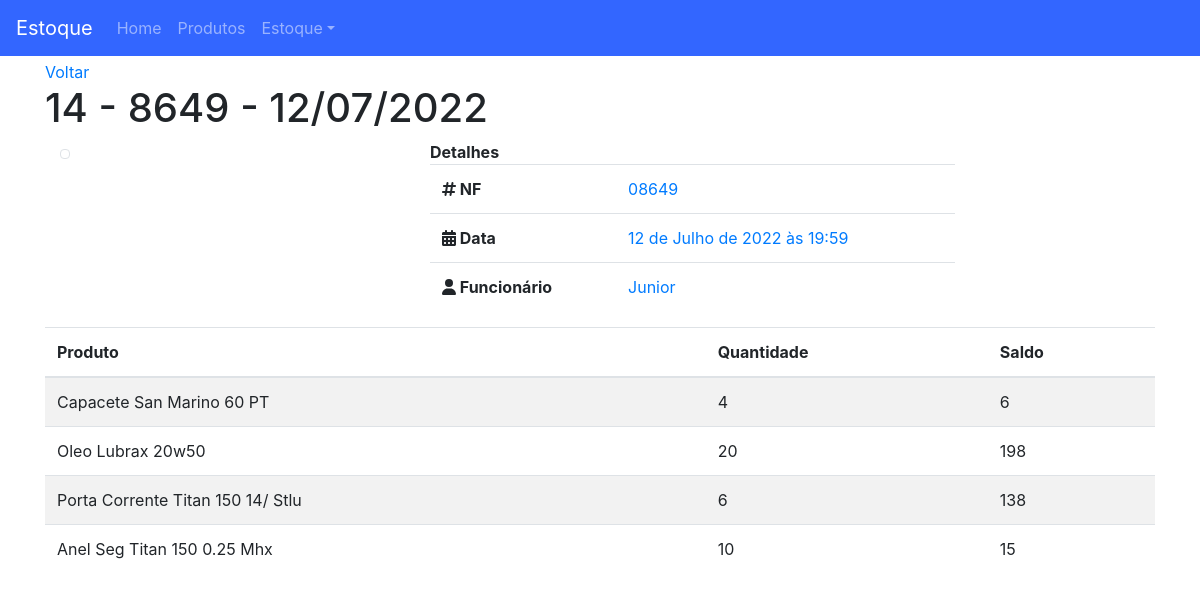
Page /estoque/14/ on the committed database.
### estoque/models.py (models this page shows, shortened)
class Estoque(TimeStampedModel):
    funcionario = models.ForeignKey(User, on_delete=models.CASCADE)
    nf = models.PositiveIntegerField('Nota fiscal', null=True, blank=True)
    movimento = models.CharField(max_length=1, choices=MOVIMENTO, blank=True)
    class Meta:
        ordering = ('pk',)
    def __str__(self):
        if self.nf:
            return f'{self.pk} - {self.nf} - {self.created.strftime("%d/%m/%Y")}'
        return f'{self.pk} - {self.created.strftime("%d/%m/%Y")}'
    def nf_formated(self):
        if self.nf:
            return str(self.nf).zfill(5)
        return '---'

class EstoqueItens(models.Model):
    estoque = models.ForeignKey(Estoque, on_delete=models.CASCADE, related_name='estoques')
    produto = models.ForeignKey(Produto, on_delete=models.CASCADE)
    quantidade = models.PositiveIntegerField()
    saldo = models.PositiveIntegerField()
    class Meta:
        ordering = ('pk',)

### produto/models.py (models this page shows, shortened)
class Produto(models.Model):
    produto = models.CharField('Produto', max_length=100, unique=True)
    ncm = models.CharField('NCM', max_length=8)
    preco = models.DecimalField('Preço', max_digits=8, decimal_places=2)
    estoque = models.IntegerField('Estoque atual')
    estoque_minimo = models.PositiveIntegerField('Estoque mínimo', default=0)
    class Meta:
        ordering = ('produto',)
    def __str__(self):
        return self.produto

### estoque/views.py (the view)
# urls.py: path('<int:pk>/', v.EstoqueDetail.as_view(), name='estoque_detail'),
class EstoqueDetail(DetailView):
    model = Estoque
    template_name = 'estoque_detail.html'

### estoque/templates/estoque_detail.html
{% extends 'base.html' %}
{% block content %}
{% if object.movimento == 'e' %}
    <a href="{% url 'estoque:estoque_entrada_list' %}">Voltar</a>
{% else %}
    <a href="{% url 'estoque:estoque_saida_list' %}">Voltar</a>
{% endif %}
<h1>
    {{ object }}
</h1>
<div class="container bootstrap snippets bootdey">
<div class="panel-body inf-content">
    <div class="row">
        <div class="col-md-4">
                <img alt="" style="width:600px;" title="" class="img-circle img-thumbnail isTooltip" src="https://img.freepik.com/vetores-gratis/funcionarios-que-trabalham-em-ilustracao-vetorial-plana-isolada-de-armazenamento-logistico-trabalhadores-de-estoque-de-desenhos-animados-e-carregadores-levando-caixas-de-paletes-de-carga-em-estoque-servico-de-entrega-e-conceito-de-interior-de-armazem_74855-10158.jpg?t=st=1657060385~exp=1657060985~hmac=578bb08dfe8745b526006759f0a782a9e8094d941e8cce0551d18d955b9b2f06&w=740" data-original-title="Usuario">
        </div>
        <div class="col-md-6">
            <strong>Detalhes</strong><br>
            <div class="table-responsive">
            <table class="table table-user-information">
                <tbody>
                    <tr>
                        <td>
                            <strong>
                                <span><i class="fa-solid fa-hashtag"></i></span>
                                NF
                            </strong>
                        </td>
                        <td class="text-primary">
                            {{ object.nf_formated }}
                        </td>
                    </tr>
                    <tr>
                        <td>
                            <strong>
                                <span><i class="fa-solid fa-calendar-days"></i></span>
                                Data
                            </strong>
                        </td>
                        <td class="text-primary">
                            {{ object.created }}
                        </td>
                    </tr>
                    <tr>
                        <td>
                            <strong>
                                <span><i class="fa-solid fa-user"></i></span>
                                Funcionário
                            </strong>
                        </td>
                        <td class="text-primary">
                            {{ object.funcionario.first_name }}
                        </td>
                    </tr>
                </tbody>
            </table>
            </div>
        </div>
    </div>
</div>
</div>
<table class="table table-striped">
    <thead>
    <tr>
        <th>Produto</th>
        <th>Quantidade</th>
        <th>Saldo</th>
    </tr>
    </thead>
    <tbody>
        {% for obj in object.estoques.all %}
            <tr>
                <td>{{ obj.produto }}</td>
                <td>{{ obj.quantidade }}</td>
                <td>{{ obj.saldo }}</td>
            </tr>
        {% endfor %}
    </tbody>
</table>
{% endblock content %}

### core/static/css/style.css (style rules this page uses)
body { margin-top: 60px; }

### rows in the picture
Estoque: nf+id+created "14 - 8649 - 12/07/2022", nf_formated "08649", created "12 de Julho de 2022 às 19:59", funcionario.first_name "Junior"
EstoqueItens: produto "Capacete San Marino 60 PT", quantidade "4", saldo "6"
EstoqueItens: produto "Oleo Lubrax 20w50", quantidade "20", saldo "198"
EstoqueItens: produto "Porta Corrente Titan 150 14/ Stlu", quantidade "6", saldo "138"
EstoqueItens: produto "Anel Seg Titan 150 0.25 Mhx", quantidade "10", saldo "15"
